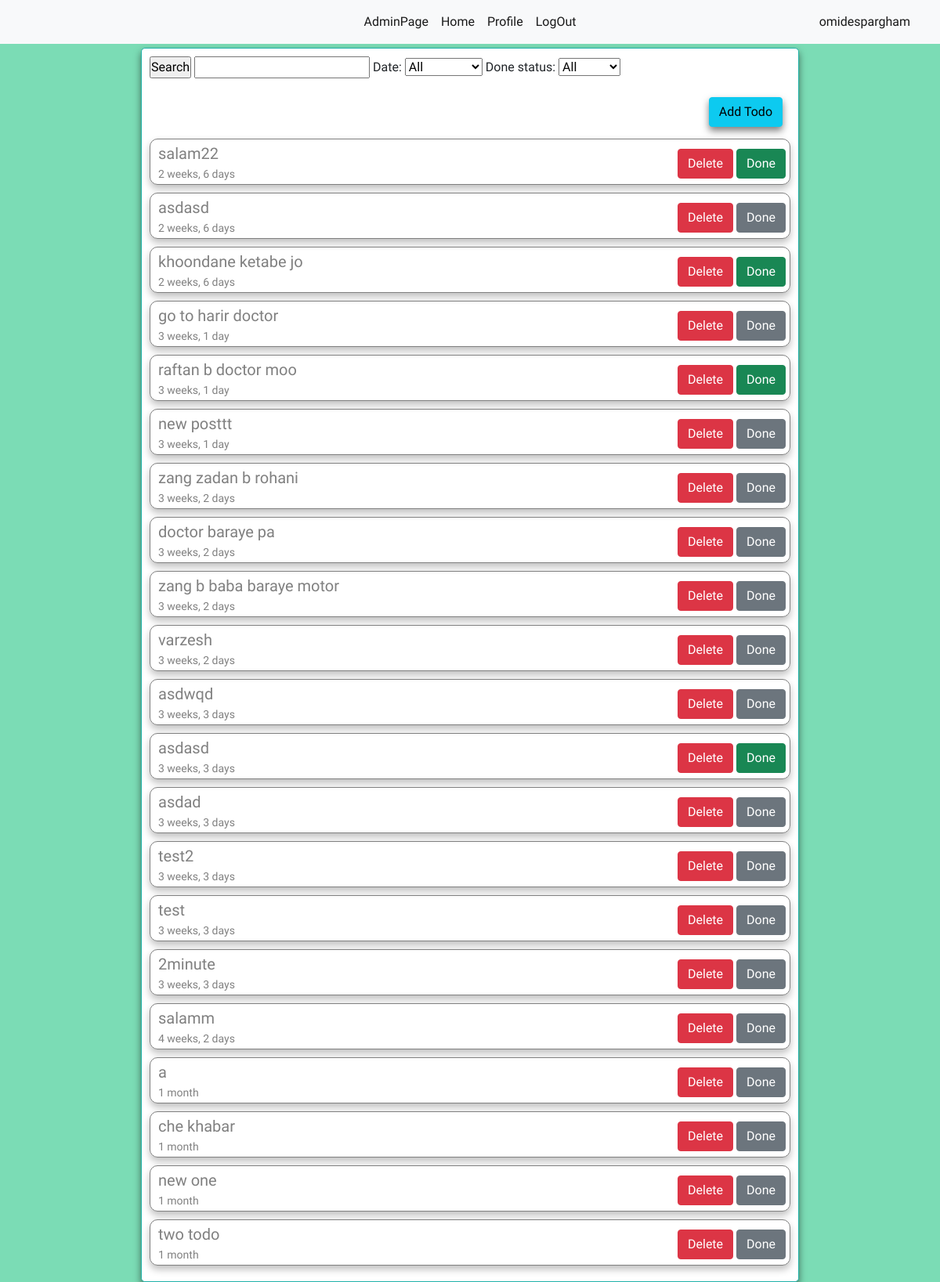
The page /todo/showtodos/ (signed in) on the database as committed earlier.
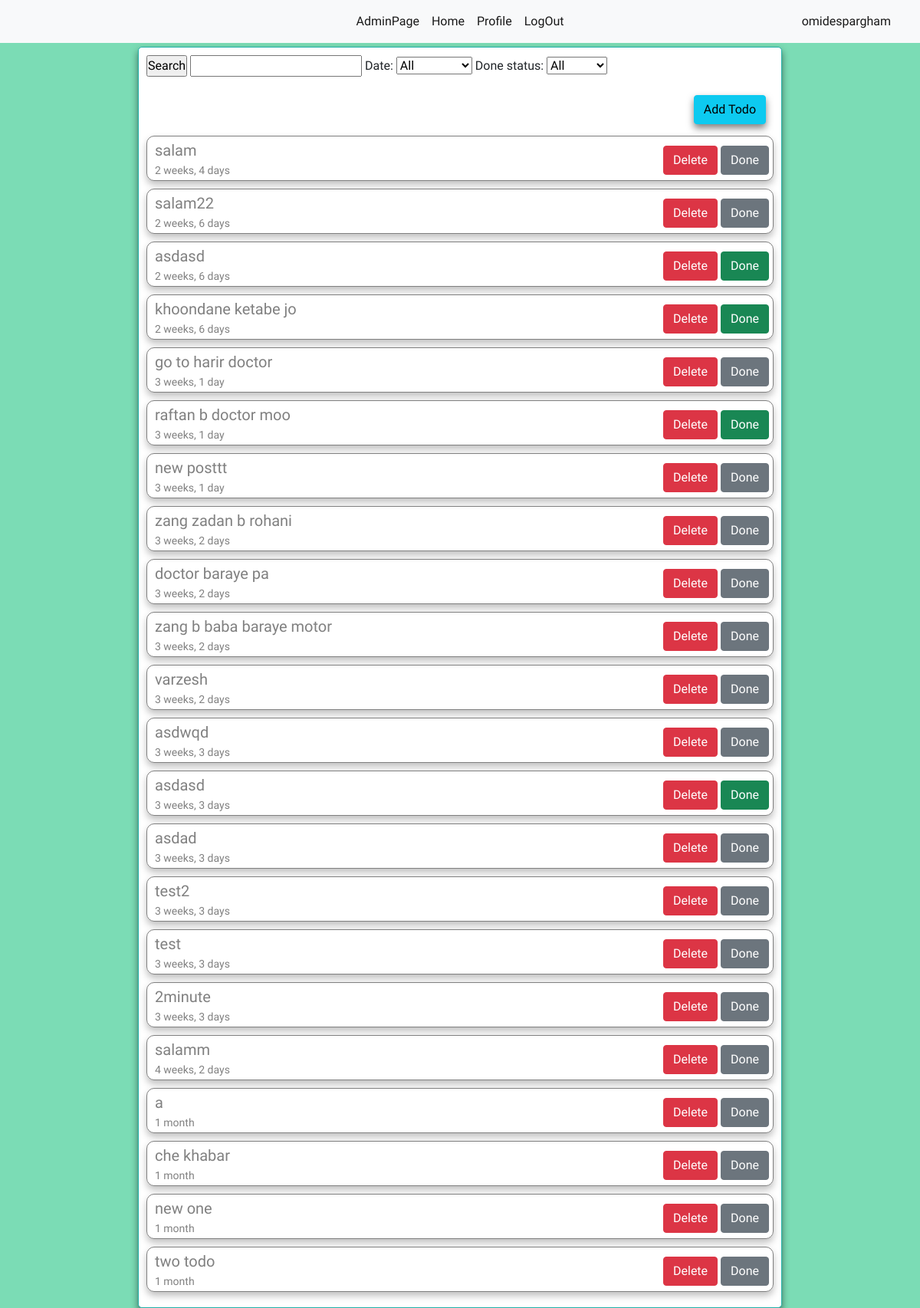
The same page on the database as committed later.
### todo/models.py (models this page shows, shortened)
class Todo(models.Model):
    user = models.ForeignKey(User,on_delete=models.CASCADE,related_name="mytodos")
    title = models.CharField(max_length=200)
    slug = models.SlugField()
    created = models.DateTimeField(auto_now_add=True)
    updated = models.DateTimeField(auto_now=True)
    done = models.BooleanField(default=False)
    time_to_do = models.DateTimeField(null=True,blank=True)

### todo/views.py (the view)
# urls.py: path("showtodos/", views.ShowTodos.as_view(), name="show_todos"),
class ShowTodos(LoginRequiredMixin, View):
    template_name = "todo/show_todos.html"
    form_class = TodoSearchForm
    def get(self, request):
        todos = Todo.objects.filter(user=request.user).order_by("-created")
        search_form = self.form_class
        todo_filters = None
        if not request.GET.get("search") == None:
            todo_filters = request.GET.dict()
            request.session["filter"] = { "data":todo_filters }
        elif not request.session.get("filter") == None:
            todo_filters = request.session["filter"]["data"]
        if todo_filters:
            todos = Todo.todo_date_and_done_filter(todos,**todo_filters)
            search_form = self.form_class(todo_filters)
        return render(request, self.template_name, {"todos": todos, "search_form": search_form})

### todo/templates/todo/show_todos.html
{% extends 'base.html' %}
{% load static %}
{% block header %}<link rel="stylesheet" href="{% static 'todo/css/style.css' %}">{% endblock %}
{% block body %}
<form action="" method="get" novalidate>
    <input type="submit" value="Search">
    {{search_form}}
</form><br />
<div class="add_todo_btn"><a href="{% url 'todo:todo_add'  %}" class="btn btn-info add_todo_btn_a">Add Todo</a></div>
<div class="todo_container">
    {% for todo in todos %}
    <a href="{% url 'todo:todo_detail' todo.id %}">
        <div class="todo_item">
            <div class="todo_flex_item_texts">
                <h5 class="gray_color todo-text">{{todo.title}}</h5><br />
                <p class="gray_color todo_time">{{todo.created|timesince}}</p>
            </div>
            <div class="todo_flex_item_btns">
                <div>
                    <a href="{% url 'todo:todo_delete' todo.id %}" class="btn btn-danger  mybtn">Delete</a>
                    {% if todo.done %}
                    <a href="{% url 'todo:todo_done_edit' todo.id %}" class="btn btn-success  mybtn">Done</a>
                    {% else %}
                    <a href="{% url 'todo:todo_done_edit' todo.id %}"
                        class="btn btn-secondary todo_flex_item mybtn">Done</a>
                    {% endif %}
                </div>
            </div>
        </div>
    </a>
    {% empty %}
    <h2>let add some todos... !</h2>
    {% endfor %}
</div>
{% endblock %}

Rows that differ between the two databases and show on the page:
added Todo: title "salam", created "2 weeks, 4 days", done "Done"
changed Todo "salam22": done True → False (drawn)
changed Todo (number 3 of 22 on the later page): done False → True (drawn)
